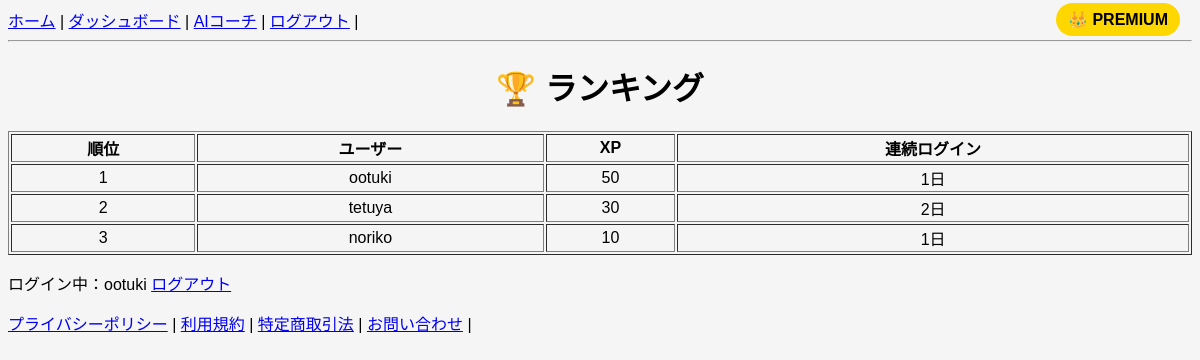
/ranking/ (signed in), run on an earlier commit of the app's database.
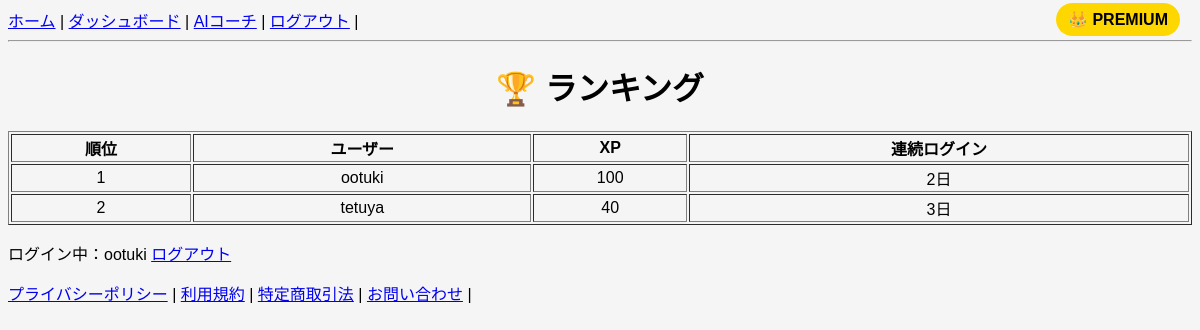
And on a later commit of the database.
### snippets/models.py (models this page shows, shortened)
class Profile(models.Model):
    user = models.OneToOneField(User, on_delete=models.CASCADE)
    is_premium = models.BooleanField(default=False)
    xp = models.IntegerField(default=0)
    level = models.IntegerField(default=1)
    streak = models.IntegerField(default=0)
    last_login_date = models.DateField(null=True, blank=True)
    streak_freeze = models.BooleanField(default=False)
    ai_count = models.IntegerField(default=0)

### snippets/views/ranking_views.py (the view)
# urls.py: path("ranking/", ranking, name="ranking"),
@login_required
def ranking(request):
    users = Profile.objects.all().order_by("-xp", "-is_premium")[:50]
    all_users = Profile.objects.all().order_by("-xp")
    rank = list(all_users).index(request.user.profile) + 1
    return render(request, "snippets/ranking.html", {
        "users": users
    })

### snippets/templates/snippets/ranking.html
{% extends "snippets/base.html" %}
{% block content %}
<h1>🏆 ランキング</h1>
<table border="1" style="width:100%;text-align:center;">
    <tr>
        <th>順位</th>
        <th>ユーザー</th>
        <th>XP</th>
        <th>連続ログイン</th>
    </tr>
    {% for user in users %}
    <tr>
        <td>{{ forloop.counter }}</td>
        <td>{{ user.user.username }}</td>
        <td>{{ user.xp }}</td>
        <td>{{ user.streak }}日</td>
    </tr>
    {% endfor %}
</table>
{% endblock %}

### snippets/templates/snippets/base.html (shortened to what this page needs)
<!DOCTYPE html>
<html>
<head>
</head>
<body>
<nav>
{% if user.is_authenticated %}
<a href="/">ホーム</a> |
<a href="/dashboard/">ダッシュボード</a> |
<a href="/ai-chat/">AIコーチ</a> |
<a href="/logout/">ログアウト</a> |
{% else %}
<a href="/">ホーム</a> |
<a href="/login/">ログイン</a> |
<a href="/signup/">新規登録</a> |
{% endif %}
</nav>
<hr>
{% block content %}
{% endblock %}
{% if user.is_authenticated %}
<p>
ログイン中：{{ user.username }}
<a href="/accounts/logout/">ログアウト</a>
</p>
{% endif %}
<div style="position:fixed;top:10px;right:20px;z-index:999;">
    {% if request.user.is_authenticated %}
        {% if request.user.profile.is_premium %}
            <span style="
                background:gold;
                color:black;
                padding:8px 12px;
                border-radius:20px;
                font-weight:bold;
            ">
                👑 PREMIUM
            </span>
        {% endif %}
    {% endif %}
</div>
<footer>
<a href="/privacy/">プライバシーポリシー</a> |
<a href="/terms/">利用規約</a> |
<a href="/legal/">特定商取引法</a> |
<a href="/contact/">お問い合わせ</a> |
</footer>
</body>
</html>

### snippets/templates/snippets/base.html (style rules this page uses)
body { font-family: Arial; background:#f5f5f5; }
h1 { text-align:center; }

What changed in the data, as far as the page shows it:
removed Profile: user.username "noriko", xp "10", streak "1"
changed Profile "ootuki": xp "50" → "100"; streak "1" → "2"
changed Profile "tetuya": xp "30" → "40"; streak "2" → "3"
